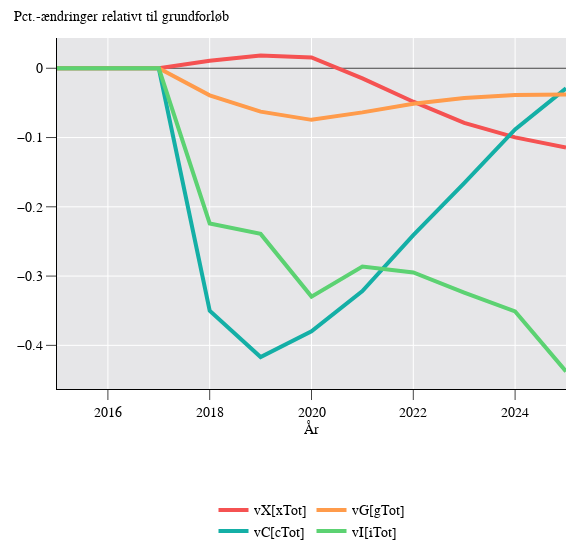

The notebook cell this image was saved under:
### Markdown cell above
To compare variables with our baseline (the reference database) instead of writing

```
100 * (s.vX / baseline.vX - 1), 100 * (s.vX / baseline.vX - 1) ...
```

we can use the operator "pq":

### Code cell
plot([s.vX, s.vC, s.vG, s.vI], "pq", start_year=2015, end_year=2025)

### Figure 1 — Plotly figure (JSON) as saved in the notebook; plotly's stock layout.template omitted (floating-point values rounded to 4 significant figures)
{"data": [{"hovertemplate": "variable=vX[xTot]<br>t=%{x}<br>value=%{y}<extra></extra>", "legendgroup": "0.0", "line": {"color": "rgb(245,82,82)", "dash": "solid"}, "marker": {"symbol": "circle"}, "mode": "lines", "name": "vX[xTot]", "orientation": "v", "showlegend": true, "type": "scatter", "x": [2015, 2016, 2017, 2018, 2019, 2020, 2021, 2022, 2023, 2024, 2025], "xaxis": "x", "y": [2.22e-14, -1.11e-14, 0, 0.01076, 0.01835, 0.01563, -0.01461, -0.04829, -0.07884, -0.0998, -0.1145], "yaxis": "y"}, {"hovertemplate": "variable=vC[cTot]<br>t=%{x}<br>value=%{y}<extra></extra>", "legendgroup": "0.0", "line": {"color": "rgb(20,175,166)", "dash": "solid"}, "marker": {"symbol": "circle"}, "mode": "lines", "name": "vC[cTot]", "orientation": "v", "showlegend": true, "type": "scatter", "x": [2015, 2016, 2017, 2018, 2019, 2020, 2021, 2022, 2023, 2024, 2025], "xaxis": "x", "y": [0, 0, -5.329e-13, -0.35, -0.4169, -0.3798, -0.3216, -0.2408, -0.1659, -0.08832, -0.02894], "yaxis": "y"}, {"hovertemplate": "variable=vG[gTot]<br>t=%{x}<br>value=%{y}<extra></extra>", "legendgroup": "1.0", "line": {"color": "rgb(255,155,75)", "dash": "solid"}, "marker": {"symbol": "circle"}, "mode": "lines", "name": "vG[gTot]", "orientation": "v", "showlegend": true, "type": "scatter", "x": [2015, 2016, 2017, 2018, 2019, 2020, 2021, 2022, 2023, 2024, 2025], "xaxis": "x", "y": [0, 0, 0, -0.039, -0.06257, -0.07447, -0.0637, -0.05121, -0.043, -0.03874, -0.03788], "yaxis": "y"}, {"hovertemplate": "variable=vI[iTot]<br>t=%{x}<br>value=%{y}<extra></extra>", "legendgroup": "1.0", "line": {"color": "rgb(92,210,114)", "dash": "solid"}, "marker": {"symbol": "circle"}, "mode": "lines", "name": "vI[iTot]", "orientation": "v", "showlegend": true, "type": "scatter", "x": [2015, 2016, 2017, 2018, 2019, 2020, 2021, 2022, 2023, 2024, 2025], "xaxis": "x", "y": [0, 0, 0, -0.224, -0.2391, -0.3297, -0.2863, -0.2947, -0.3237, -0.3511, -0.4377], "yaxis": "y"}], "layout": {"annotations": [{"showarrow": false, "text": "Pct.-ændringer relativt til grundforløb", "x": 0, "xref": "paper", "xshift": -45.35, "y": 1, "yref": "paper", "yshift": 30.24}], "legend": {"title": {"text": ""}, "tracegroupgap": 0}, "margin": {"l": 56.69, "r": 18.9, "t": 37.8}, "width": 585.8, "xaxis": {"anchor": "y", "domain": [0, 1], "title": {"text": "År"}}, "yaxis": {"anchor": "x", "domain": [0, 1], "title": {"text": ""}}}}
